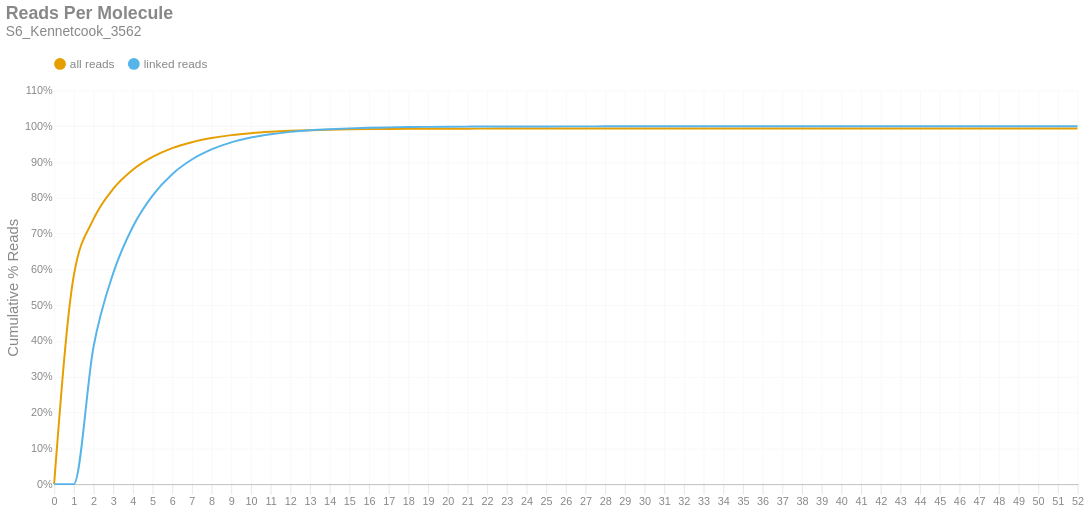

Notebook code for this chart:
### Markdown cell above
### Reads per Molecule
This chart shows the cumulative distribution of the number of reads per linked molecule. That is, how many alignments are associated with a unique molecule. This excludes the number of reads associated with invalid or absent linked-read barcodes. The `linked` histogram is the percentages recalculated when disregarding singletons.

### Code cell
if SKIPLR:
    print_html(f"Skipped")
else:
    counts = np.bincount(valids['reads'].cast(pl.Int64).to_numpy())
    weighted = counts * np.arange(len(counts))
    all_perc = weighted / n_reads
    linked_perc = weighted / n_linked_reads
    linked_perc[1] = 0
    binned_df = pl.DataFrame({
        'readsper': list(range(len(counts))),
        'all reads (cumsum)': np.cumsum(all_perc).tolist(),
        'linked reads (cumsum)': np.cumsum(linked_perc).tolist(),
    })

    with SafeRender(binned_df):
        (
            density_plot(binned_df, 'Reads Per Molecule', samplename, 'readspmol')
            .encode(
                x=alt.X('readsper:O', title=None).axis(labelAngle=0).scale(padding=0),
                y=alt.Y('value:Q', title='Cumulative % Reads').axis(format='%').stack(False),
                color=alt.Color("key:N").scale(domain=["all reads", "linked reads"]),
                tooltip=[
                    alt.Tooltip("key:N", title="Data Type"),
                    alt.Tooltip("readsper:O", title="Reads Per Molecule"),
                    alt.Tooltip("value:Q", format=".2%", title="% Reads (Cum.)")
                ]            
            )
        ).display()

### Figure 1 — Vega-Lite specification as saved in the notebook (floating-point values rounded to 4 significant figures)
{"width": "container", "height": 400, "config": {"title": {"anchor": "start", "dy": -15, "fontSize": 18, "color": "#888888", "subtitleColor": "#888888", "subtitleFontSize": 14}, "arc": {"fill": "#0072B2"}, "axis": {"domainColor": "#888888", "domainWidth": 0.5, "gridWidth": 0.2, "grid": false, "titleFontWeight": 400, "titleFontSize": 15, "labelFontSize": 11, "labelColor": "#888888", "tickColor": "#888888", "tickWidth": 0.2, "titleColor": "#888888"}, "axisBand": {"grid": false}, "axisX": {"grid": true, "tickSize": 10, "domainCap": "round"}, "axisY": {"domain": false, "grid": true, "tickSize": 0, "domainCap": "round"}, "background": "transparent", "header": {"labelFontSize": 15, "labelColor": "#888888", "titleFontSize": 15, "titleFontWeight": 600, "titleColor": "#888888"}, "legend": {"labelFont": "sans-serif", "labelFontSize": 12, "labelColor": "#888888", "symbolSize": 100, "symbolType": "circle", "titleFontSize": 12, "titlePadding": 10, "titleColor": "#888888", "title": null, "orient": "top"}, "range": {"category": ["#E69F00", "#56B4E9", "#009E73", "#F0E442", "#0072B2", "#D55E00", "#CC79A7", "#000000"], "diverging": ["#cfe8f3", "#a2d4ec", "#73bfe2", "#46abdb", "#1696d2", "#12719e"]}, "area": {"fill": "#0072B2", "fillOpacity": 0.7, "line": true, "strokeOpacity": 0.7}, "line": {"color": "#0072B2", "stroke": "#0072B2", "strokeWidth": 2}, "trail": {"color": "#0072B2", "stroke": "#0072B2", "strokeWidth": 0, "size": 1}, "point": {"filled": true, "fillOpacity": 1.0, "size": 95}, "text": {"color": "#888888", "fontSize": 11, "align": "right", "fontWeight": 400, "size": 11}, "bar": {"fill": "#0072B2", "stroke": null}, "view": {"stroke": null, "continuousWidth": 660, "continuousHeight": 400}}, "data": {"name": "data-b859e9a6bd63a1b003214cb7226c557d"}, "mark": {"type": "line", "interpolate": "monotone", "point": {"opacity": 0, "size": 275}}, "encoding": {"color": {"field": "key", "scale": {"domain": ["all reads", "linked reads"]}, "type": "nominal"}, "tooltip": [{"field": "key", "title": "Data Type", "type": "nominal"}, {"field": "readsper", "title": "Reads Per Molecule", "type": "ordinal"}, {"field": "value", "format": ".2%", "title": "% Reads (Cum.)", "type": "quantitative"}], "x": {"axis": {"labelAngle": 0}, "field": "readsper", "scale": {"padding": 0}, "title": null, "type": "ordinal"}, "y": {"axis": {"format": "%"}, "field": "value", "stack": false, "title": "Cumulative % Reads", "type": "quantitative"}}, "params": [{"name": "param_c36ac31b6afebe62", "select": {"type": "point", "fields": ["key"]}, "bind": "legend"}], "title": {"text": "Reads Per Molecule", "subtitle": "S6_Kennetcook_3562"}, "transform": [{"fold": ["all reads (cumsum)", "linked reads (cumsum)"]}, {"calculate": "replace(datum.key, ' (cumsum)', '')", "as": "key"}, {"filter": {"param": "param_c36ac31b6afebe62"}}], "usermeta": {"embedOptions": {"downloadFileName": "S6_Kennetcook_3562.readspmol"}}, "$schema": "https://vega.github.io/schema/vega-lite/v6.1.0.json", "datasets": {"data-b859e9a6bd63a1b003214cb7226c557d": [{"readsper": 0, "all reads (cumsum)": 0.0, "linked reads (cumsum)": 0.0}, {"readsper": 1, "all reads (cumsum)": 0.583, "linked reads (cumsum)": 0.0}, {"readsper": 2, "all reads (cumsum)": 0.7404, "linked reads (cumsum)": 0.3833}, {"readsper": 3, "all reads (cumsum)": 0.825, "linked reads (cumsum)": 0.5891}, {"readsper": 4, "all reads (cumsum)": 0.8785, "linked reads (cumsum)": 0.7195}, {"readsper": 5, "all reads (cumsum)": 0.9143, "linked reads (cumsum)": 0.8064}, {"readsper": 6, "all reads (cumsum)": 0.9389, "linked reads (cumsum)": 0.8663}, {"readsper": 7, "all reads (cumsum)": 0.9556, "linked reads (cumsum)": 0.9071}, {"readsper": 8, "all reads (cumsum)": 0.9672, "linked reads (cumsum)": 0.9354}, {"readsper": 9, "all reads (cumsum)": 0.9753, "linked reads (cumsum)": 0.9551}, {"readsper": 10, "all reads (cumsum)": 0.9809, "linked reads (cumsum)": 0.9685}, {"readsper": 11, "all reads (cumsum)": 0.9847, "linked reads (cumsum)": 0.9779}, {"readsper": 12, "all reads (cumsum)": 0.9874, "linked reads (cumsum)": 0.9845}, {"readsper": 13, "all reads (cumsum)": 0.9893, "linked reads (cumsum)": 0.989}, {"readsper": 14, "all reads (cumsum)": 0.9905, "linked reads (cumsum)": 0.992}, {"readsper": 15, "all reads (cumsum)": 0.9914, "linked reads (cumsum)": 0.9943}, {"readsper": 16, "all reads (cumsum)": 0.9921, "linked reads (cumsum)": 0.996}, {"readsper": 17, "all reads (cumsum)": 0.9926, "linked reads (cumsum)": 0.997}, {"readsper": 18, "all reads (cumsum)": 0.9929, "linked reads (cumsum)": 0.9979}, {"readsper": 19, "all reads (cumsum)": 0.9932, "linked reads (cumsum)": 0.9985}, {"readsper": 20, "all reads (cumsum)": 0.9933, "linked reads (cumsum)": 0.9988}, {"readsper": 21, "all reads (cumsum)": 0.9934, "linked reads (cumsum)": 0.9991}, {"readsper": 22, "all reads (cumsum)": 0.9935, "linked reads (cumsum)": 0.9994}, {"readsper": 23, "all reads (cumsum)": 0.9936, "linked reads (cumsum)": 0.9996}, {"readsper": 24, "all reads (cumsum)": 0.9937, "linked reads (cumsum)": 0.9997}, {"readsper": 25, "all reads (cumsum)": 0.9937, "linked reads (cumsum)": 0.9997}, {"readsper": 26, "all reads (cumsum)": 0.9937, "linked reads (cumsum)": 0.9998}, {"readsper": 27, "all reads (cumsum)": 0.9937, "linked reads (cumsum)": 0.9998}, {"readsper": 28, "all reads (cumsum)": 0.9937, "linked reads (cumsum)": 0.9999}, {"readsper": 29, "all reads (cumsum)": 0.9937, "linked reads (cumsum)": 0.9999}, {"readsper": 30, "all reads (cumsum)": 0.9938, "linked reads (cumsum)": 0.9999}, {"readsper": 31, "all reads (cumsum)": 0.9938, "linked reads (cumsum)": 0.9999}, {"readsper": 32, "all reads (cumsum)": 0.9938, "linked reads (cumsum)": 1.0}, {"readsper": 33, "all reads (cumsum)": 0.9938, "linked reads (cumsum)": 1.0}, {"readsper": 34, "all reads (cumsum)": 0.9938, "linked reads (cumsum)": 1.0}, {"readsper": 35, "all reads (cumsum)": 0.9938, "linked reads (cumsum)": 1.0}, {"readsper": 36, "all reads (cumsum)": 0.9938, "linked reads (cumsum)": 1.0}, {"readsper": 37, "all reads (cumsum)": 0.9938, "linked reads (cumsum)": 1.0}, {"readsper": 38, "all reads (cumsum)": 0.9938, "linked reads (cumsum)": 1.0}, {"readsper": 39, "all reads (cumsum)": 0.9938, "linked reads (cumsum)": 1.0}, {"readsper": 40, "all reads (cumsum)": 0.9938, "linked reads (cumsum)": 1.0}, {"readsper": 41, "all reads (cumsum)": 0.9938, "linked reads (cumsum)": 1.0}, {"readsper": 42, "all reads (cumsum)": 0.9938, "linked reads (cumsum)": 1.0}, {"readsper": 43, "all reads (cumsum)": 0.9938, "linked reads (cumsum)": 1.0}, {"readsper": 44, "all reads (cumsum)": 0.9938, "linked reads (cumsum)": 1.0}, {"readsper": 45, "all reads (cumsum)": 0.9938, "linked reads (cumsum)": 1.0}, {"readsper": 46, "all reads (cumsum)": 0.9938, "linked reads (cumsum)": 1.0}, {"readsper": 47, "all reads (cumsum)": 0.9938, "linked reads (cumsum)": 1.0}, {"readsper": 48, "all reads (cumsum)": 0.9938, "linked reads (cumsum)": 1.0}, {"readsper": 49, "all reads (cumsum)": 0.9938, "linked reads (cumsum)": 1.0}, {"readsper": 50, "all reads (cumsum)": 0.9938, "linked reads (cumsum)": 1.0}, {"readsper": 51, "all reads (cumsum)": 0.9938, "linked reads (cumsum)": 1.0}, {"readsper": 52, "all reads (cumsum)": 0.9938, "linked reads (cumsum)": 1.0}]}}
